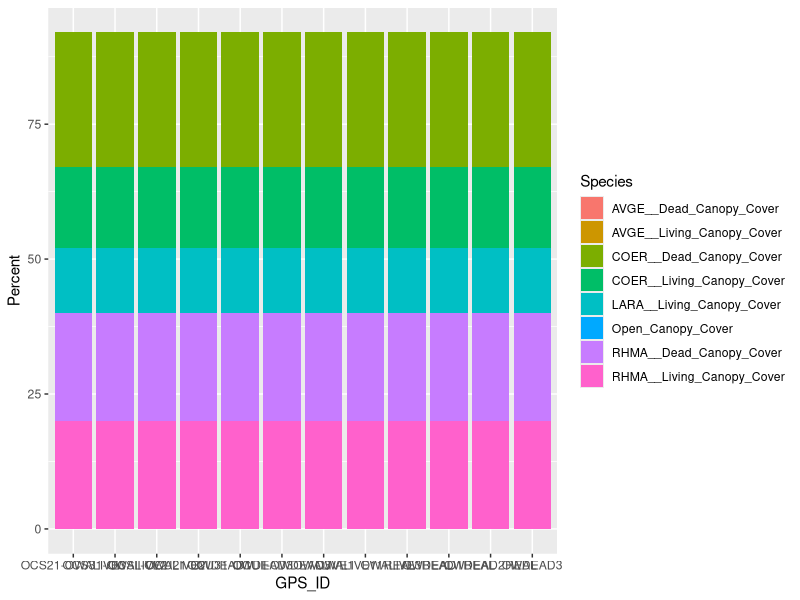

Here is the R script that generated this plot:
## ---- chunk 1

library(readxl)
library(tidyverse)
Stacked_Bar_Graph_Play_Data <- read_excel("Stacked Bar Graph Play Data.xlsx", 
    sheet = "Masterdata")

plotframe<-Stacked_Bar_Graph_Play_Data%>%
  filter(Bay=="Otter")%>%
  select(GPS_ID,`Dead/Alive`,Open_Canopy_Cover, RHMA__Living_Canopy_Cover,RHMA__Dead_Canopy_Cover,LARA__Living_Canopy_Cover, LARA__Living_Canopy_Cover, AVGE__Living_Canopy_Cover, AVGE__Dead_Canopy_Cover,COER__Living_Canopy_Cover,COER__Dead_Canopy_Cover)


longframe<-plotframe%>%
  pivot_longer(cols=Open_Canopy_Cover:COER__Dead_Canopy_Cover,names_to="Species",values_to = "Percent")


sbplot<-longframe%>%
  ggplot(aes(x=GPS_ID, y=Percent, fill=Species))+
  geom_col(position="stack")

sbplot

